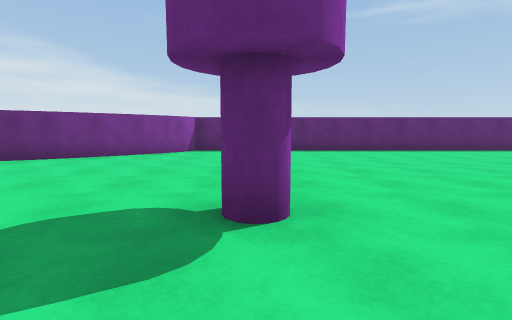
[1] (above)

24 first-person views from a walk through a 3-D level made in the Unity game engine. The camera is 1.2 m above the floor, tilts 6° down and sees 85° across. The floor is counted in squares, 2 m on a side. Each view is taken from the middle of a square. On the plan, view 1 faces up. The plan holds only what a view shows up to about 9 squares ahead; the rest is blank.

[2]
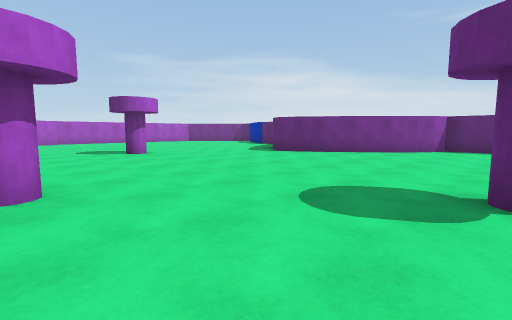

[3]
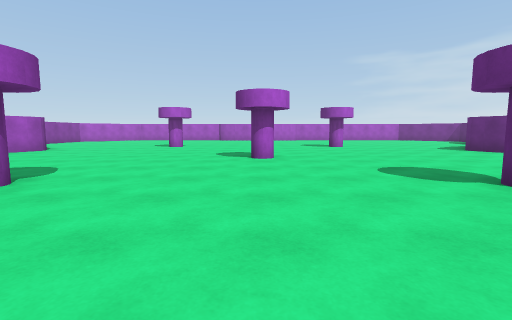

[4]
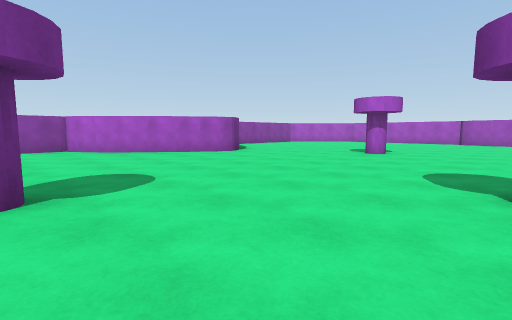

[5]
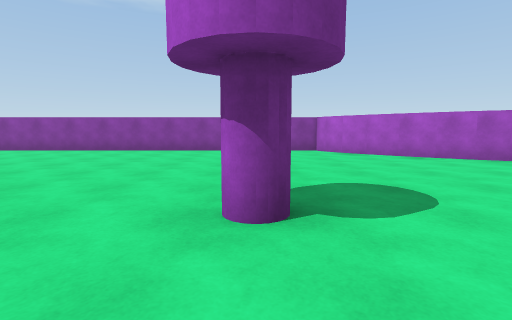

[6]
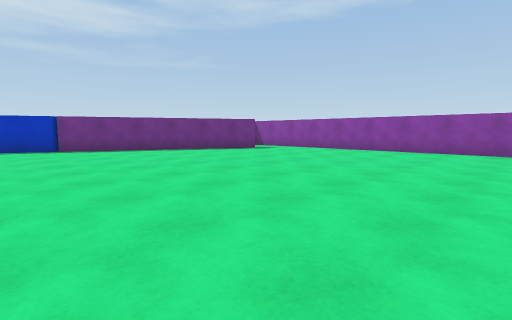

[7]
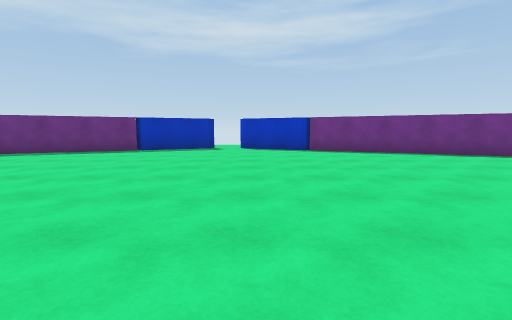

[8]
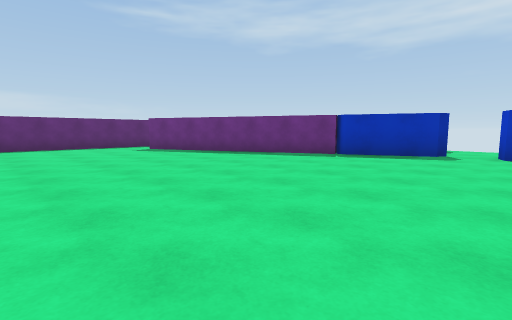

[9]
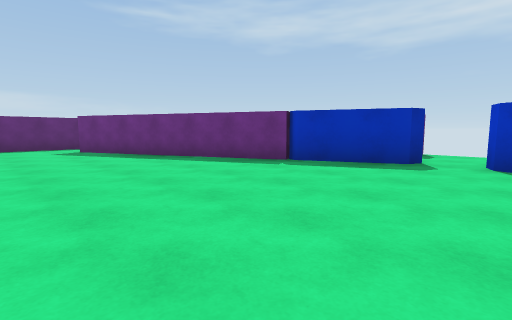

[10]
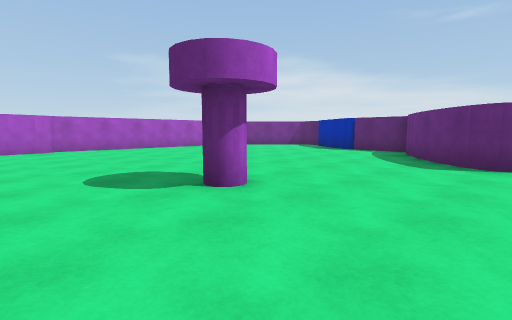

[11]
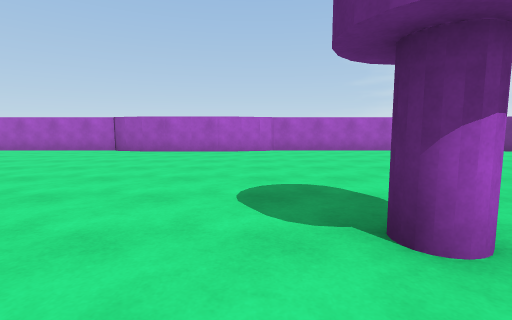

[12]
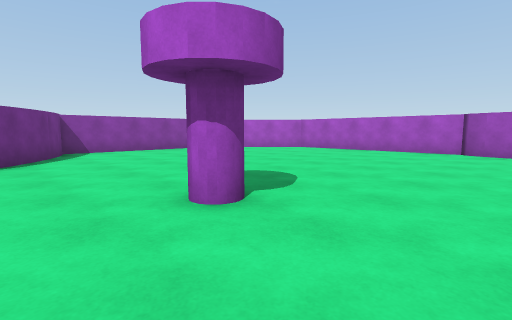

[13]
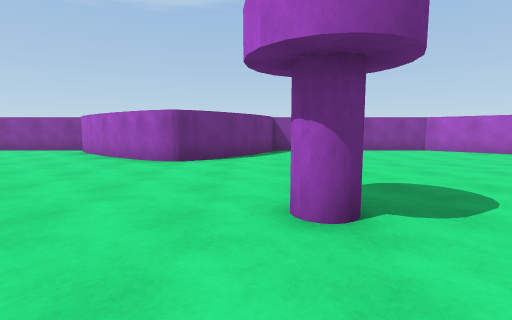

[14]
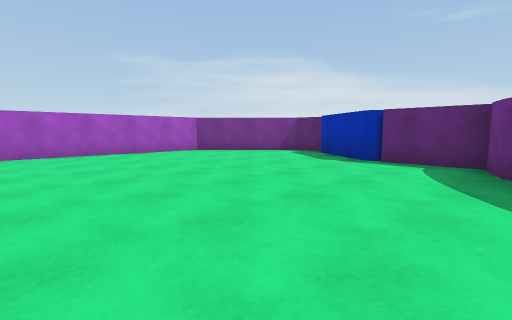

[15]
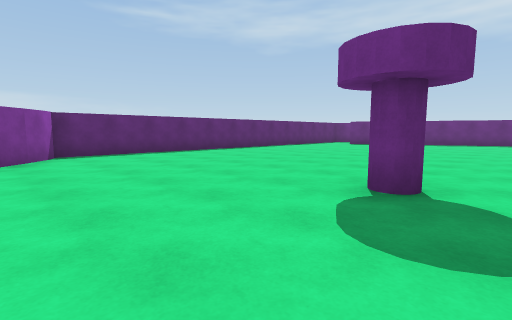

[16]
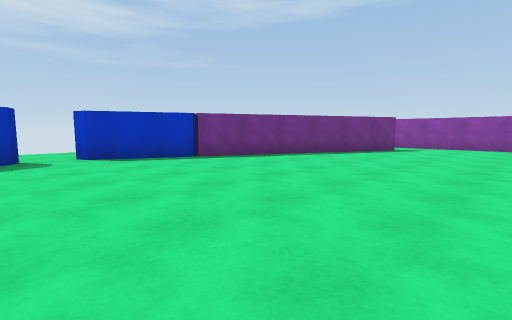

[17]
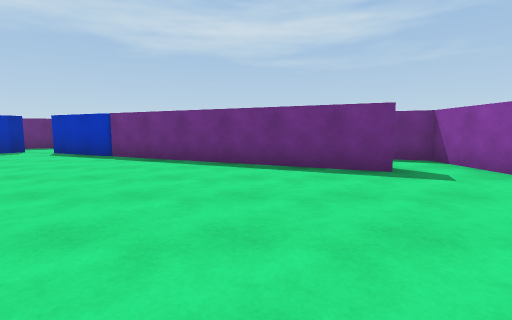

[18]
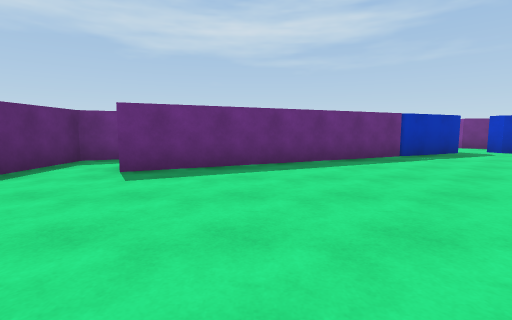

[19]
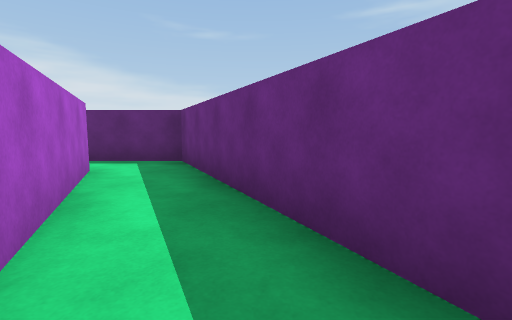

[20]
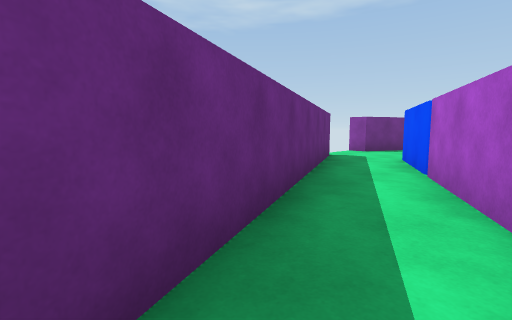

[21]
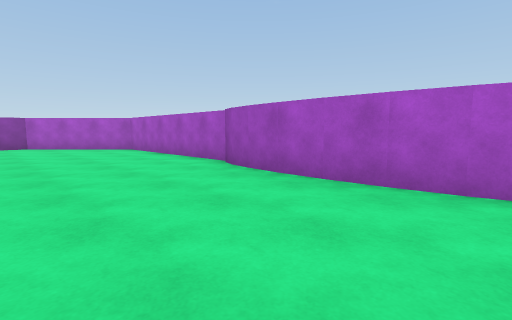

[22]
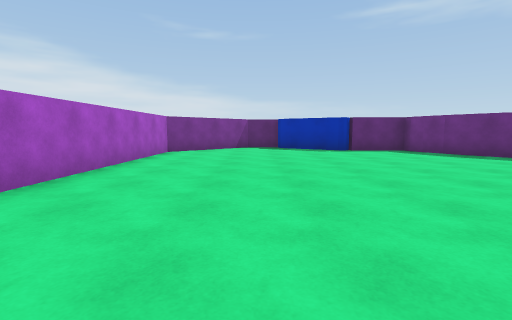

[23]
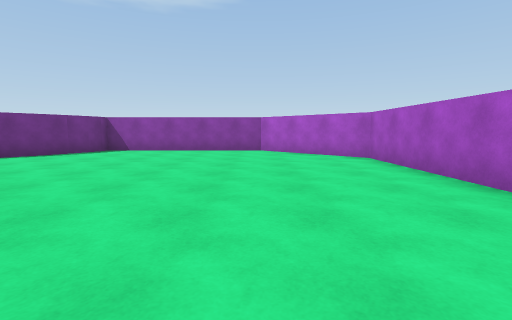

[24]
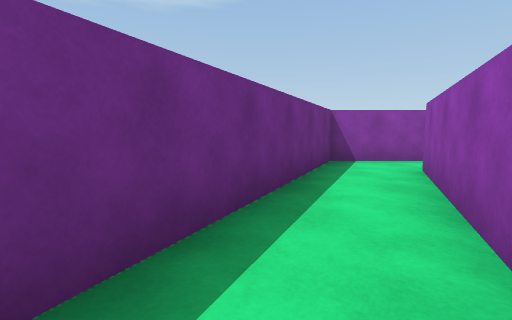

### Floor plan
Points are (right, up) in squares from view 1. A wall is a line through its corners. A room is listed if a view was taken in it or the views show most of it. See-through windows are left out.
Room 1 (views 1, 2, 3, 4, 5, 6, 7, 8, 9, 10, 11, 12, 13, 14, 15, 16, 17, 18, 20, 21, 22, 23)
walls: (-4.5, -7.7) (-2.8, -9.1); (-5, 5.5) (-5.5, 5.4) (-6.1, 5.9) (-6.5, 6.3); (-5.1, -7.5) (-4.5, -7.8); (-5.5, -7.4) (-5, -7.5); (-3.3, 6.6) (-4.5, 5.8) (-5.1, 5.5); (-2.9, -9.1) (-2.3, -9.7); (-6.4, 6.2) (-7.2, 7.3); (-6.5, -8.3) (-6.1, -7.9) (-5.7, -7.5); (-2.4, -9.6) (-2, -10.1); (-2.3, 7.7) (-3.4, 6.5); (-2, -10) (-1.8, -10.5) (10.5, -10.5); (-2, 8.1) (-2.4, 7.6); (-7.1, 7.2) (-7.4, 7.9); (-7.2, -9.3) (-6.4, -8.3); (-7.3, 7.7) (-7.6, 8.5) (-9.1, 8.5); (-7.4, -9.8) (-7.1, -9.2); (-14, -0.8) (-14.1, -2.3); (-9.4, 8.5) (-11.2, 9.7); (-14.1, -2.2) (-14.2, -2.8) (-14.4, -3.2); (-14.3, 1.2) (-14.1, 0.6) (-14, -0.9); (-14.5, -3.2) (-14.5, -8.2) (-12.2, -10.5) (-7.6, -10.5) (-7.3, -9.7); (9, -9) (11.4, -3.8); (11.6, -3.5) (12.5, -1.6); (9.4, 7.3) (10.8, 4.4); (12.5, -0.4) (9, 7.1); (-11.4, 10.1) (-12.3, 10.1) (-14.5, 7.9) (-14.5, 1.7) (-14.2, 1.1); (11.9, 5.6) (10.5, 8.5) (-1.8, 8.5) (-2, 8)
ways out: opening at (11, 5) to room 2; opening at (10, -10) to room 3; opening at (12, -1)
objects: other object (-8, -4); other object (-8, 2); other object (-3, -1); other object (0, -4); other object (0, 2)
Room 2 (view 19)
walls: (10.8, 4.4) (11.5, 2.8); (13.8, 1.6) (11.9, 5.6)
ways out: opening at (11, 5) to room 1
objects: blue cylinder (12, 2)
Room 3 (view 24)
walls: (10.9, -6.2) (9.5, -9.2); (10.5, -10.5) (12.8, -5.7)
ways out: opening at (10, -10) to room 1
objects: blue cylinder (12, -4)

Positions as (right, up) in squares from view 1, and headings:
1: (0, 0), facing up
2: (0, -1), facing up-left
3: (3, -1), facing left
4: (0, -1), facing down-left
5: (0, -2), facing down
6: (2, -2), facing down-right
7: (3, -2), facing right
8: (5, -2), facing up-right
9: (7, -2), facing up-right
10: (-5, 0), facing up-left
11: (-6, 1), facing left
12: (-6, -2), facing down-left
13: (-7, -2), facing down
14: (-7, 3), facing up-left
15: (-3, 1), facing up-right
16: (6, 0), facing down-right
17: (5, -7), facing right
18: (5, 5), facing right
19: (12, 3), facing up
20: (11, 6), facing down-right
21: (-11, 1), facing down-left
22: (-12, 0), facing up
23: (-12, -2), facing down
24: (12, -5), facing down
